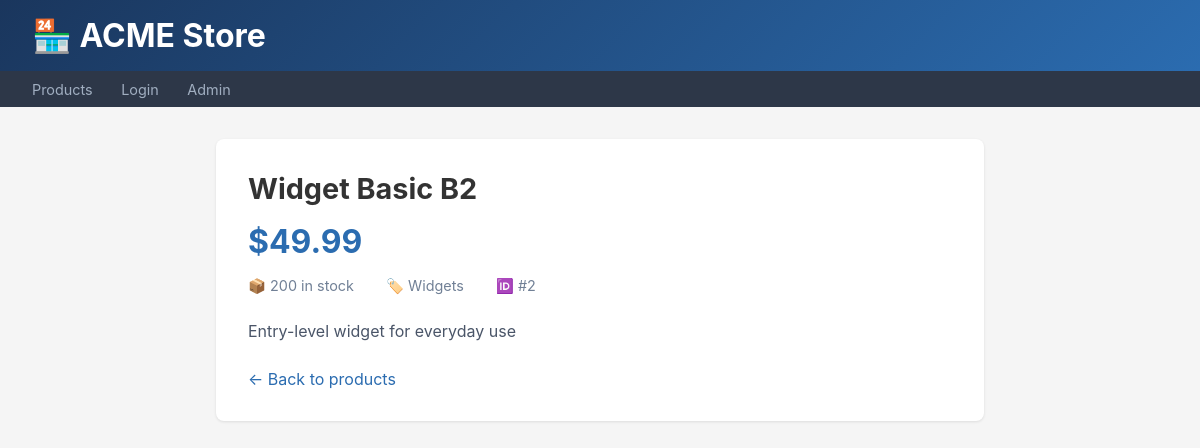
/product.php?id=2, run on the app's committed database.
### tables this page shows
CREATE TABLE products (
    id INT AUTO_INCREMENT PRIMARY KEY,
    name VARCHAR(200) NOT NULL,
    description TEXT,
    price DECIMAL(10,2) NOT NULL,
    category VARCHAR(50),
    stock INT DEFAULT 0,
    image VARCHAR(200),
    created_at TIMESTAMP DEFAULT CURRENT_TIMESTAMP
);

### html/product.php (the view, shortened to what this page needs)
<?php
$host = getenv('MYSQL_HOST') ?: 'acme-mysql';
$user = getenv('MYSQL_USER') ?: 'acme_app';
$pass = getenv('MYSQL_PASSWORD') ?: 'AcmeDB#P@ss!2024';
$db   = getenv('MYSQL_DATABASE') ?: 'acme';
$conn = new mysqli($host, $user, $pass, $db);
$id = $_GET['id'] ?? '1';
$sql = "SELECT * FROM products WHERE id = $id";
$result = $conn->query($sql);
$product = $result ? $result->fetch_assoc() : null;
?>
<!DOCTYPE html>
<html lang="en">
<head>
</head>
<body>
    <header><h1>🏪 ACME Store</h1></header>
    <nav>
        <a href="index.php">Products</a>
        <a href="login.php">Login</a>
        <a href="admin.php">Admin</a>
    </nav>
    <div class="container">
        <?php if ($product): ?>
        <div class="product">
            <h1><?= htmlspecialchars($product['name']) ?></h1>
            <div class="price">$<?= number_format($product['price'], 2) ?></div>
            <div class="meta">
                <span>📦 <?= $product['stock'] ?> in stock</span>
                <span>🏷️ <?= htmlspecialchars($product['category']) ?></span>
                <span>🆔 #<?= $product['id'] ?></span>
            </div>
            <div class="description"><?= nl2br(htmlspecialchars($product['description'])) ?></div>
            <a href="index.php" class="back">← Back to products</a>
        </div>
        <?php else: ?>
        <p>Product not found.</p>
        <?php endif; ?>
    </div>
</body>
</html>

### html/product.php (style rules this page uses)
* { margin:0; padding:0; box-sizing:border-box; }
body { font-family: -apple-system, BlinkMacSystemFont, 'Segoe UI', sans-serif; background: #f5f5f5; color: #333; }
header { background: linear-gradient(135deg, #1a365d, #2b6cb0); color: white; padding: 1rem 2rem; }
nav { background: #2d3748; padding: 0.5rem 2rem; }
nav a { color: #a0aec0; text-decoration: none; margin-right: 1.5rem; font-size: 0.9rem; }
.container { max-width: 800px; margin: 2rem auto; padding: 0 1rem; }
.product { background: white; border-radius: 8px; padding: 2rem; box-shadow: 0 1px 3px rgba(0,0,0,0.1); }
.product h1 { font-size: 1.8rem; margin-bottom: 1rem; }
.product .price { font-size: 2rem; color: #2b6cb0; font-weight: bold; margin-bottom: 1rem; }
.product .meta { display: flex; gap: 2rem; color: #718096; font-size: 0.9rem; margin-bottom: 1.5rem; }
.product .description { line-height: 1.6; color: #4a5568; }
.back { display: inline-block; margin-top: 1.5rem; color: #2b6cb0; text-decoration: none; }

### data on the page
products: name "Widget Basic B2", price "49.99", stock "200", category "Widgets", id "2", description "Entry-level widget for everyday use"
